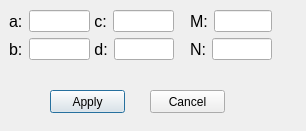
<?xml version="1.0" encoding="UTF-8"?>
<ui version="4.0">
 <class>Settings</class>
 <widget class="QDialog" name="Settings">
  <property name="geometry">
   <rect>
    <x>0</x>
    <y>0</y>
    <width>306</width>
    <height>131</height>
   </rect>
  </property>
  <property name="windowTitle">
   <string>Dialog</string>
  </property>
  <widget class="QPushButton" name="Apply">
   <property name="geometry">
    <rect>
     <x>50</x>
     <y>90</y>
     <width>75</width>
     <height>23</height>
    </rect>
   </property>
   <property name="text">
    <string>Apply</string>
   </property>
  </widget>
  <widget class="QPushButton" name="Cancel">
   <property name="geometry">
    <rect>
     <x>150</x>
     <y>90</y>
     <width>75</width>
     <height>23</height>
    </rect>
   </property>
   <property name="text">
    <string>Cancel</string>
   </property>
  </widget>
  <widget class="QWidget" name="layoutWidget">
   <property name="geometry">
    <rect>
     <x>9</x>
     <y>10</y>
     <width>81</width>
     <height>52</height>
    </rect>
   </property>
   <layout class="QVBoxLayout" name="verticalLayout">
    <item>
     <layout class="QHBoxLayout" name="horizontalLayout">
      <item>
       <widget class="QLabel" name="labelA">
        <property name="font">
         <font>
          <pointsize>12</pointsize>
         </font>
        </property>
        <property name="text">
         <string>a:</string>
        </property>
       </widget>
      </item>
      <item>
       <widget class="QLineEdit" name="lineEditA"/>
      </item>
     </layout>
    </item>
    <item>
     <layout class="QHBoxLayout" name="horizontalLayout_2">
      <item>
       <widget class="QLabel" name="labeB">
        <property name="font">
         <font>
          <pointsize>12</pointsize>
         </font>
        </property>
        <property name="text">
         <string>b:</string>
        </property>
       </widget>
      </item>
      <item>
       <widget class="QLineEdit" name="lineEditB"/>
      </item>
     </layout>
    </item>
   </layout>
  </widget>
  <widget class="QWidget" name="layoutWidget">
   <property name="geometry">
    <rect>
     <x>90</x>
     <y>10</y>
     <width>84</width>
     <height>52</height>
    </rect>
   </property>
   <layout class="QVBoxLayout" name="verticalLayout_2">
    <item>
     <layout class="QHBoxLayout" name="horizontalLayout_3">
      <item>
       <widget class="QLabel" name="labelC">
        <property name="font">
         <font>
          <pointsize>12</pointsize>
         </font>
        </property>
        <property name="text">
         <string> c:</string>
        </property>
       </widget>
      </item>
      <item>
       <widget class="QLineEdit" name="lineEditC"/>
      </item>
     </layout>
    </item>
    <item>
     <layout class="QHBoxLayout" name="horizontalLayout_4">
      <item>
       <widget class="QLabel" name="labelD">
        <property name="font">
         <font>
          <pointsize>12</pointsize>
         </font>
        </property>
        <property name="text">
         <string> d:</string>
        </property>
       </widget>
      </item>
      <item>
       <widget class="QLineEdit" name="lineEditD"/>
      </item>
     </layout>
    </item>
   </layout>
  </widget>
  <widget class="QWidget" name="layoutWidget">
   <property name="geometry">
    <rect>
     <x>190</x>
     <y>10</y>
     <width>82</width>
     <height>52</height>
    </rect>
   </property>
   <layout class="QVBoxLayout" name="verticalLayout_3">
    <item>
     <layout class="QHBoxLayout" name="horizontalLayout_5">
      <item>
       <widget class="QLabel" name="labelM">
        <property name="font">
         <font>
          <pointsize>12</pointsize>
         </font>
        </property>
        <property name="text">
         <string>M:</string>
        </property>
       </widget>
      </item>
      <item>
       <widget class="QLineEdit" name="lineEditM"/>
      </item>
     </layout>
    </item>
    <item>
     <layout class="QHBoxLayout" name="horizontalLayout_6">
      <item>
       <widget class="QLabel" name="labelN">
        <property name="font">
         <font>
          <pointsize>12</pointsize>
         </font>
        </property>
        <property name="text">
         <string>N:</string>
        </property>
       </widget>
      </item>
      <item>
       <widget class="QLineEdit" name="lineEditN"/>
      </item>
     </layout>
    </item>
   </layout>
  </widget>
 </widget>
 <resources/>
 <connections/>
</ui>
